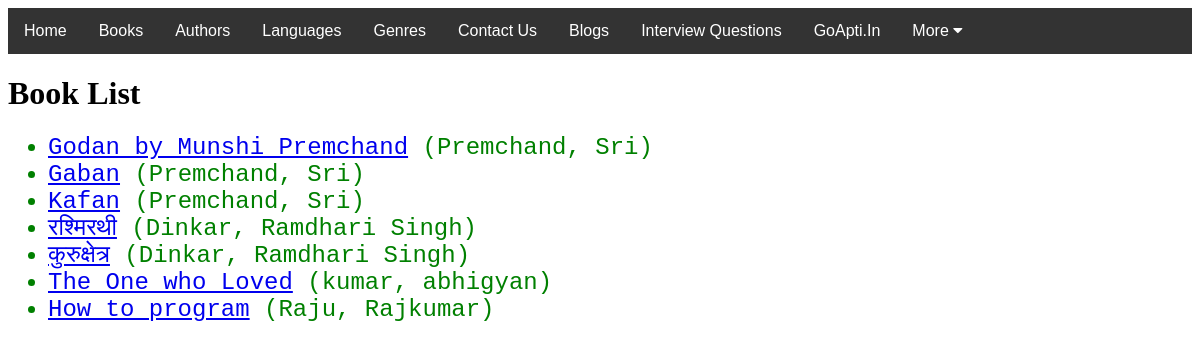
/catalog/books/, run on the app's committed database.
### catalog/models.py (models this page shows, shortened)
class Book(models.Model):
    title = models.CharField(max_length=200)
    author = models.ForeignKey('Author', on_delete=models.SET_NULL, null=True)
    summary = models.TextField(max_length=1000, help_text='Enter a brief description os the book')
    isbn = models.CharField('ISBN',
                            max_length=13,
                            help_text='13 Character ISBN number. International Standard Book Number.')
    genre = models.ManyToManyField(Genre, help_text='Select a genre for this Boook')
    language = models.ForeignKey('Language', on_delete=models.SET_NULL, null=True)
    def get_absolute_url(self):
        return reverse('book-detail', args=[str(self.id)])
    def display_genre(self):
        """Create a string for the Genre. This is required to display genre in Admin."""
        return ', '.join(genre.name for genre in self.genre.all()[:3])
    display_genre.short_description = 'Genre'

class Author(models.Model):
    first_name = models.CharField(max_length=100)
    last_name = models.CharField(max_length=100)
    date_of_birth = models.DateField(null=True, blank=True)
    date_of_death = models.DateField('Died', null=True, blank=True)
    class Meta:
        ordering = ['last_name', 'first_name']
    def __str__(self):
        return f'{self.last_name}, {self.first_name}'

### catalog/views.py (the view)
# urls.py: path('books/', views.BookListView.as_view(), name='books'),
class BookListView(generic.ListView):                                                                   # Book List View
    model = Book
    paginate_by = 10

### catalog/templates/catalog/book_list.html
{% extends "base_generic.html" %}
{% block content %}
  <h1>Book List</h1>
  {% if book_list %}
  <ul>
    {% for book in book_list %}
      <li style="color: green; font-family: courier; font-size: 150%;">
        <a href="{{ book.get_absolute_url }}">{{ book.title }}</a> ({{book.author}})
      </li>
    {% endfor %}
  </ul>
  {% else %}
    <p>There are no books in the library.</p>
  {% endif %}
{% endblock %}

### data on the page
Book: title "Godan by Munshi Premchand", author "Premchand, Sri"
Book: title "Gaban", author "Premchand, Sri"
Book: title "Kafan", author "Premchand, Sri"
Book: title "रश्मिरथी", author "Dinkar, Ramdhari Singh"
Book: title "कुरुक्षेत्र", author "Dinkar, Ramdhari Singh"
Book: title "The One who Loved", author "kumar, abhigyan"
Book: title "How to program", author "Raju, Rajkumar"
